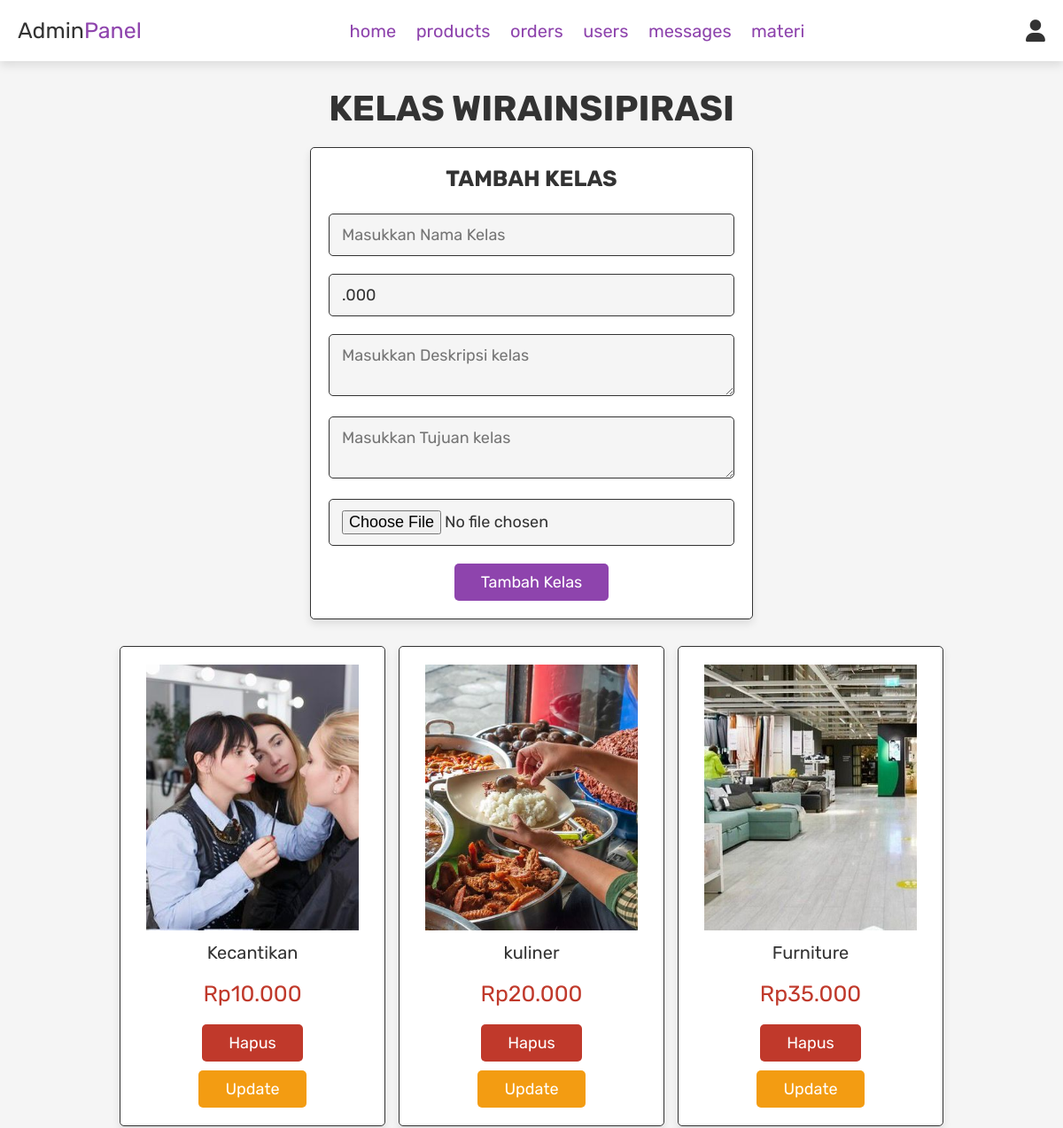
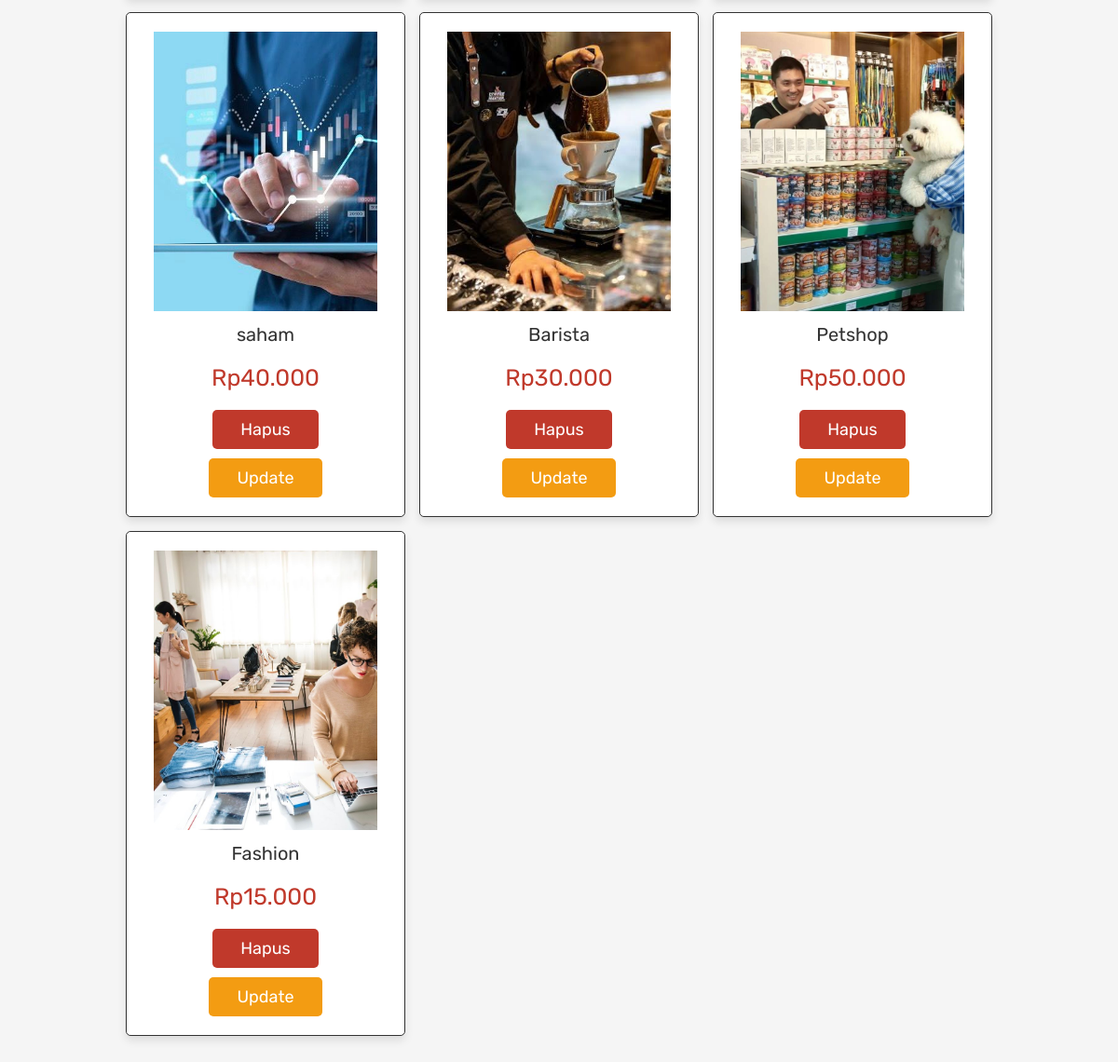
The page /admin_products.php (signed in) on the database its author committed (2 pictures, top to bottom).
### tables this page shows
CREATE TABLE `products` (
  `id` int(100) NOT NULL,
  `name` varchar(100) NOT NULL,
  `price` int(6) NOT NULL,
  `image` varchar(100) NOT NULL,
  `deskripsi` varchar(200) NOT NULL,
  `tujuan` longtext NOT NULL,
  `lesson_video` varchar(1000) NOT NULL DEFAULT '',
  `link` varchar(1000) NOT NULL DEFAULT ''
);

### admin_products.php (the view, shortened to what this page needs)
<?php
include 'config.php';
?>
<!DOCTYPE html>
<html lang="en">
<head>
    <link rel="stylesheet" href="https://cdnjs.cloudflare.com/ajax/libs/font-awesome/6.0.0/css/all.min.css">
    <link rel="stylesheet" href="css/admin_style.css">
</head>
<body>
    <?php include 'admin_header.php'; ?>
    <section class="add-products">
        <h1 class="title">Kelas Wirainsipirasi</h1>
        <form action="" method="post" enctype="multipart/form-data">
            <h3>Tambah Kelas</h3>
            <input type="text" name="name" class="box" placeholder="Masukkan Nama Kelas" required>
            <input type="text" name="price" class="box" value=".000" required>
            <textarea name="deskripsi" class="box" placeholder="Masukkan Deskripsi kelas" required></textarea>
            <textarea name="tujuan" class="box" placeholder="Masukkan Tujuan kelas" required></textarea>
            <input type="file" name="image" accept="image/jpg, image/jpeg, image/png" class="box" required>
            <input type="submit" value="Tambah kelas" name="add_product" class="btn">
        </form>
    </section>
    <section class="show-products">
        <div class="box-container">
            <?php
            $select_products = mysqli_query($conn, "SELECT * FROM `products`") or die('query failed');
            if (mysqli_num_rows($select_products) > 0) {
                while ($fetch_products = mysqli_fetch_assoc($select_products)) {
            ?>
                    <div class="box">
                        <img src="uploaded_img/<?php echo $fetch_products['image']; ?>" alt="">
                        <div class="name"><?php echo $fetch_products['name']; ?></div>
                        <div class="price">Rp<?php echo $fetch_products['price']; ?>.000</div>
                        <form action="" method="post">
                            <button type="submit" name="delete_product" class="delete-btn" onclick="return confirm('Hapus kelas ini?');">Hapus</button>
                        </form>
                        <a href="admin_products.php?update=<?php echo $fetch_products['id']; ?>" class="option-btn">Update</a>
                    </div>
            <?php
                }
            } else {
                echo '<p class="empty">Belum ada kelas ditambahkan!</p>';
            }
            ?>
        </div>
    </section>
</body>
</html>

### css/admin_style.css (style rules this page uses)
:root { --purple:#8e44ad; --red:#c0392b; --orange:#f39c12; --black:#333; --white:#fff; --light-color:#666; --light-white:#ccc; --light-bg:#f5f5f5; --border:.1rem solid var(--black); --box-shadow:0 .5rem 1rem rgba(0,0,0,.1); }
* { font-family: 'Rubik', sans-serif; margin:0; padding:0; box-sizing: border-box; outline: none; border:none; text-decoration: none; transition:all .2s linear; }
html { font-size: 62.5%; overflow-x: hidden; }
body { background-color: var(--light-bg); }
section { padding:3rem 2rem; }
.title { text-align: center; margin-bottom: 2rem; text-transform: uppercase; color:var(--black); font-size: 4rem; }
.btn, .option-btn, .delete-btn, .white-btn { display: inline-block; margin-top: 1rem; padding:1rem 3rem; cursor: pointer; color:var(--white); font-size: 1.8rem; border-radius: .5rem; text-transform: capitalize; }
.white-btn, .btn { background-color: var(--purple); }
.option-btn { background-color: var(--orange); }
.delete-btn { background-color: var(--red); }
.add-products form { background-color: var(--white); border-radius: .5rem; padding:2rem; text-align: center; box-shadow: var(--box-shadow); border:var(--border); max-width: 50rem; margin:0 auto; }
.add-products form h3 { font-size: 2.5rem; text-transform: uppercase; color:var(--black); margin-bottom: 1.5rem; }
.add-products form .box { width: 100%; background-color: var(--light-bg); border-radius: .5rem; margin:1rem 0; padding:1.2rem 1.4rem; color:var(--black); font-size: 1.8rem; border:var(--border); }
.show-products .box-container { display: grid; grid-template-columns: repeat(auto-fit, 30rem); justify-content: center; gap:1.5rem; max-width: 1200px; margin:0 auto; align-items: flex-start; }
.show-products { padding-top: 0; }
.show-products .box-container .box { text-align: center; padding:2rem; border-radius: .5rem; border:var(--border); box-shadow: var(--box-shadow); background-color: var(--white); }
.show-products .box-container .box img { height: 30rem; }
.show-products .box-container .box .name { padding:1rem 0; font-size: 2rem; color:var(--black); }
.show-products .box-container .box .price { padding:1rem 0; font-size: 2.5rem; color:var(--red); }

### rows shown on the page
products: image (picture), name "Kecantikan", price "10"
products: image (picture), name "kuliner", price "20"
products: image (picture), name "Furniture", price "35"
products: image (picture), name "saham", price "40"
products: image (picture), name "Barista", price "30"
products: image (picture), name "Petshop", price "50"
products: image (picture), name "Fashion", price "15"
